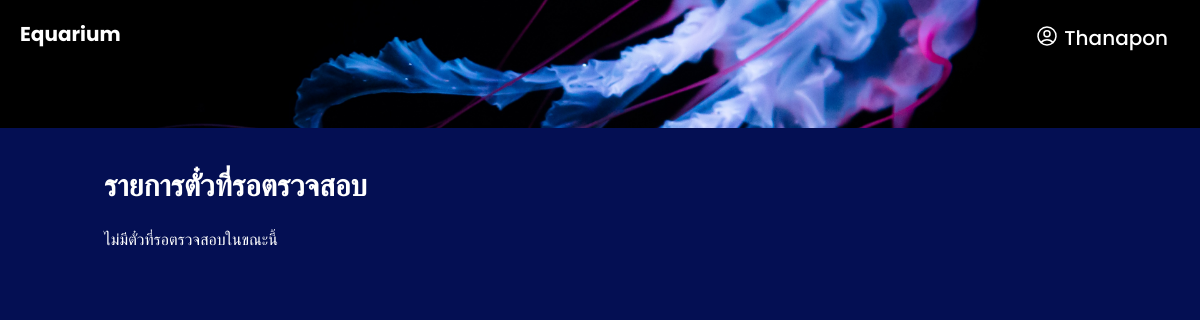
/check_payment.php (signed in), run on an earlier commit of the app's database.
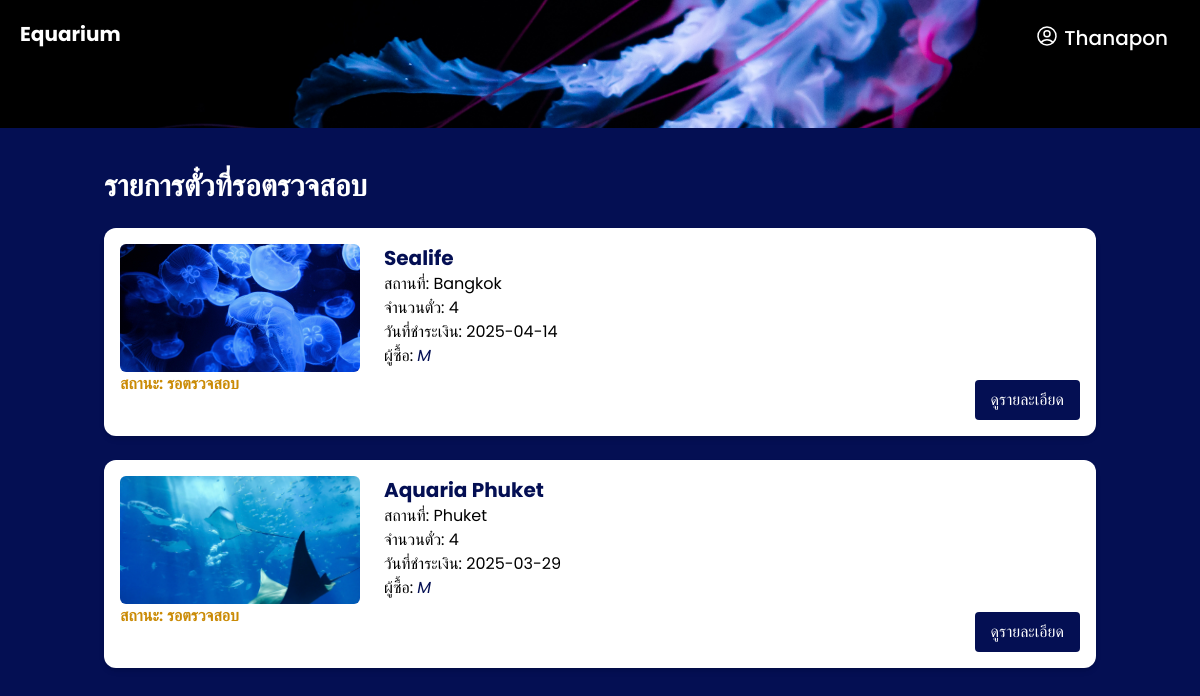
And on a later commit of the database.
### tables this page shows
CREATE TABLE `ticket` (
  `id` int(11) NOT NULL,
  `user_id` int(11) NOT NULL,
  `event_id` int(11) NOT NULL,
  `ticket_code` varchar(50) NOT NULL,
  `ticket_date` date NOT NULL,
  `ticket_quantity` int(11) NOT NULL,
  `total_price` decimal(10,2) NOT NULL,
  `created_at` timestamp NOT NULL DEFAULT current_timestamp(),
  `status` varchar(50) DEFAULT 'รอตรวจสอบ',
  `slip_image` varchar(255) DEFAULT NULL,
  `used` varchar(255) DEFAULT NULL
);

CREATE TABLE `events` (
  `id` int(11) NOT NULL,
  `name` varchar(100) NOT NULL,
  `image` varchar(255) NOT NULL,
  `location` varchar(100) NOT NULL,
  `activity` varchar(255) NOT NULL,
  `price` decimal(10,2) NOT NULL,
  `created_at` timestamp NOT NULL DEFAULT current_timestamp()
);

CREATE TABLE `users` (
  `id` int(11) NOT NULL,
  `username` varchar(100) NOT NULL,
  `first_name` varchar(50) DEFAULT NULL,
  `last_name` varchar(50) DEFAULT NULL,
  `gender` varchar(15) DEFAULT NULL,
  `dob` date DEFAULT NULL,
  `email` varchar(150) NOT NULL,
  `password` varchar(255) NOT NULL,
  `position` char(1) NOT NULL DEFAULT 'm',
  `created_at` timestamp NOT NULL DEFAULT current_timestamp()
);

### check_payment.php (the view, shortened to what this page needs)
<?php
include 'navbar.php';
$conn = new mysqli("localhost", "root", "", "aquarium");
$sql = "SELECT t.*, e.name AS event_name, e.image AS event_image, e.location AS event_location, u.username AS user_name
        FROM ticket t
        JOIN events e ON t.event_id = e.id
        JOIN users u ON t.user_id = u.id
        WHERE t.status = 'รอตรวจสอบ'
        ORDER BY t.created_at DESC";
$result = $conn->query($sql);
?>
<!DOCTYPE html>
<html lang="en">
<head>
  <script src="https://cdn.tailwindcss.com"></script>
</head>
<body class="font-poppins bg-mainBlue text-white min-h-screen">
  <header class="relative h-32 bg-cover bg-center" style="background-image: url('image/jellyfish-aquarium-black-background-glowing-white-amoled-3840x2160-2094.jpg');">
    <div class="absolute top-5 left-5 z-10">
      <a href="aquarium.php" class="text-white text-xl font-bold">Equarium</a>
    </div>
  </header>
  <main class="container mx-auto px-4 py-10">
    <h1 class="text-3xl font-bold mb-6">รายการตั๋วที่รอตรวจสอบ</h1>
    <?php if ($result->num_rows > 0): ?>
      <div class="space-y-6">
        <?php while ($ticket = $result->fetch_assoc()): ?>
          <div class="bg-white text-black rounded-xl shadow-md p-4 flex flex-col md:flex-row">
            <div class="md:w-1/4">
              <img src="<?php echo htmlspecialchars($ticket['event_image']); ?>" alt="event" class="w-full h-32 object-cover rounded-md">
            <p class="font-semibold text-yellow-600">สถานะ: <?php echo htmlspecialchars($ticket['status']); ?></p>
            </div>
            <div class="md:w-3/4 md:pl-6 mt-4 md:mt-0">
              <h2 class="text-xl font-bold text-mainBlue"><?php echo htmlspecialchars($ticket['event_name']); ?></h2>
              <p>สถานที่: <?php echo htmlspecialchars($ticket['event_location']); ?></p>
              <p>จำนวนตั๋ว: <?php echo htmlspecialchars($ticket['ticket_quantity']); ?></p>
              <p>วันที่ชำระเงิน: <?php echo htmlspecialchars($ticket['ticket_date']); ?></p>
              <p>ผู้ซื้อ: <span class="italic text-mainBlue"><?php echo htmlspecialchars($ticket['user_name']); ?></span></p>
              <div class="flex justify-end mt-3">
                <a href="admin_ticket_detail.php?id=<?php echo $ticket['id']; ?>" class="bg-mainBlue text-white px-4 py-2 rounded hover:bg-hoverBlue transition">ดูรายละเอียด</a>
              </div>
            </div>
          </div>
        <?php endwhile; ?>
      </div>
    <?php else: ?>
      <p class="text-white">ไม่มีตั๋วที่รอตรวจสอบในขณะนี้</p>
    <?php endif; ?>
  </main>
</body>
</html>

### navbar.php (shortened to what this page needs)
<nav class="absolute top-4 inset-x-0 z-50 px-4">
      <div class="flex justify-end space-x-6 text-white font-semibold text-lg relative z-10">
        <?php if (isset($_SESSION['session_id'])): ?>
          <button id="dropdownButton" type="button" class="inline-flex justify-center px-4 py-2 text-xl font-medium text-white focus:outline-none" onclick="toggleDropdown()">
            <span><?php echo htmlspecialchars($_SESSION['user']); ?></span>
          </button>
        <?php else: ?>
          <a href="register.php" class="text-lg hover:underline">Register</a>
          <a href="login.php" class="text-lg hover:underline">Sign In</a>
        <?php endif; ?>
      </div>
    </nav>

What changed in the data, as far as the page shows it:
added ticket: event.image (picture), status "รอตรวจสอบ", event.name "Sealife", event.location "Bangkok", ticket_quantity "4", ticket_date "2025-04-14", user.username "M"
added ticket: event.image (picture), status "รอตรวจสอบ", event.name "Aquaria Phuket", event.location "Phuket", ticket_quantity "4", ticket_date "2025-03-29", user.username "M"
Also different on the page:
text no longer shown: "ไม่มีตั๋วที่รอตรวจสอบในขณะนี้"
